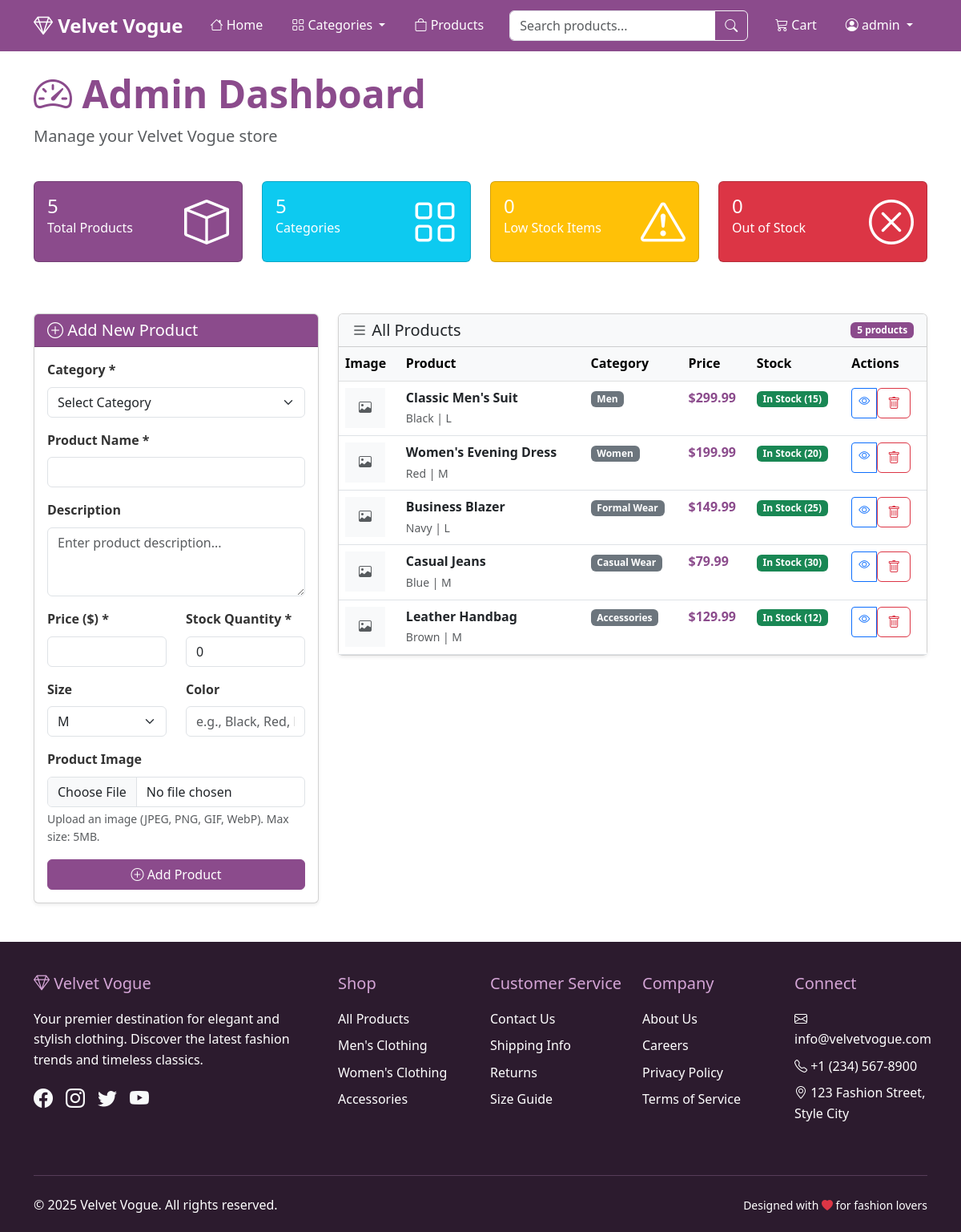
/admin-dashboard.php (signed in), run on the app's committed database.
### tables this page shows
CREATE TABLE products (
    product_id INT AUTO_INCREMENT PRIMARY KEY,
    category_id INT NOT NULL,
    product_name VARCHAR(200) NOT NULL,
    description TEXT,
    price DECIMAL(10, 2) NOT NULL,
    size ENUM('XS', 'S', 'M', 'L', 'XL', 'XXL') DEFAULT 'M',
    color VARCHAR(50),
    image_path VARCHAR(255),
    stock_quantity INT DEFAULT 0,
    created_at TIMESTAMP DEFAULT CURRENT_TIMESTAMP,
    FOREIGN KEY (category_id) REFERENCES categories(category_id) ON DELETE CASCADE
);

CREATE TABLE categories (
    category_id INT AUTO_INCREMENT PRIMARY KEY,
    category_name VARCHAR(100) NOT NULL UNIQUE
);

### includes/products.php (called while the page is built, shortened)
<?php
function getAllProducts($limit = null, $offset = 0)
{
    try {
        $pdo = getDatabaseConnection();
        $sql = "SELECT p.*, c.category_name
                FROM products p
                JOIN categories c ON p.category_id = c.category_id
                ORDER BY p.created_at DESC";
        $stmt = $pdo->query($sql);
        return $stmt->fetchAll();
    } catch (PDOException $e) {
        error_log("Error fetching products: " . $e->getMessage());
        return [];
    }
}
function getAllCategories()
{
    try {
        $pdo = getDatabaseConnection();
        $stmt = $pdo->query("SELECT * FROM categories ORDER BY category_name");
        return $stmt->fetchAll();
    } catch (PDOException $e) {
        error_log("Error fetching categories: " . $e->getMessage());
        return [];
    }
}

### admin-dashboard.php (the view, shortened to what this page needs)
<?php
require_once 'includes/header.php';
require_once 'includes/products.php';
$products = getAllProducts();
$categories = getAllCategories();
$total_products = count($products);
$total_categories = count($categories);
$low_stock_products = array_filter($products, function($p) { return $p['stock_quantity'] <= 5; });
$out_of_stock_products = array_filter($products, function($p) { return $p['stock_quantity'] == 0; });
?>
<div class="container py-4">
    <div class="row mb-4">
        <div class="col-12">
            <h1 class="display-5 fw-bold text-primary-custom">
                <i class="bi bi-speedometer2"></i> Admin Dashboard
            </h1>
            <p class="lead text-muted">Manage your Velvet Vogue store</p>
        </div>
    </div>
    <div class="row mb-5">
        <div class="col-lg-3 col-md-6 mb-3">
            <div class="card bg-primary-custom text-white">
                <div class="card-body">
                    <div class="d-flex justify-content-between">
                        <div>
                            <h4 class="mb-0"><?php echo $total_products; ?></h4>
                            <p class="mb-0">Total Products</p>
                        </div>
                        <div class="align-self-center">
                            <i class="bi bi-box display-4"></i>
                        </div>
                    </div>
                </div>
            </div>
        </div>
        <div class="col-lg-3 col-md-6 mb-3">
            <div class="card bg-info text-white">
                <div class="card-body">
                    <div class="d-flex justify-content-between">
                        <div>
                            <h4 class="mb-0"><?php echo $total_categories; ?></h4>
                            <p class="mb-0">Categories</p>
                        </div>
                        <div class="align-self-center">
                            <i class="bi bi-grid display-4"></i>
                        </div>
                    </div>
                </div>
            </div>
        </div>
        <div class="col-lg-3 col-md-6 mb-3">
            <div class="card bg-warning text-white">
                <div class="card-body">
                    <div class="d-flex justify-content-between">
                        <div>
                            <h4 class="mb-0"><?php echo count($low_stock_products); ?></h4>
                            <p class="mb-0">Low Stock Items</p>
                        </div>
                        <div class="align-self-center">
                            <i class="bi bi-exclamation-triangle display-4"></i>
                        </div>
                    </div>
                </div>
            </div>
        </div>
        <div class="col-lg-3 col-md-6 mb-3">
            <div class="card bg-danger text-white">
                <div class="card-body">
                    <div class="d-flex justify-content-between">
                        <div>
                            <h4 class="mb-0"><?php echo count($out_of_stock_products); ?></h4>
                            <p class="mb-0">Out of Stock</p>
                        </div>
                        <div class="align-self-center">
                            <i class="bi bi-x-circle display-4"></i>
                        </div>
                    </div>
                </div>
            </div>
        </div>
    </div>
    <div class="row">
        <div class="col-lg-4 mb-4">
            <div class="card shadow-sm">
                <div class="card-header bg-primary-custom text-white">
                    <h5 class="mb-0"><i class="bi bi-plus-circle"></i> Add New Product</h5>
                </div>
                <div class="card-body">
                    <form method="POST" enctype="multipart/form-data" class="needs-validation" novalidate>
                        <div class="mb-3">
                            <label for="category_id" class="form-label">Category *</label>
                            <select class="form-select" name="category_id" id="category_id" required>
                                <option value="">Select Category</option>
                            </select>
                        </div>
                        <div class="mb-3">
                            <label for="product_name" class="form-label">Product Name *</label>
                            <input type="text" class="form-control" name="product_name" id="product_name"
                                   value="<?php echo htmlspecialchars($_POST['product_name'] ?? ''); ?>" required>
                        </div>
                        <div class="mb-3">
                            <label for="description" class="form-label">Description</label>
                            <textarea class="form-control" name="description" id="description" rows="3"
                                      placeholder="Enter product description..."><?php echo htmlspecialchars($_POST['description'] ?? ''); ?></textarea>
                        </div>
                        <div class="row">
                            <div class="col-6 mb-3">
                                <label for="price" class="form-label">Price ($) *</label>
                                <input type="number" class="form-control" name="price" id="price"
                                       value="<?php echo htmlspecialchars($_POST['price'] ?? ''); ?>"
                                       step="0.01" min="0" required>
                            </div>
                            <div class="col-6 mb-3">
                                <label for="stock_quantity" class="form-label">Stock Quantity *</label>
                                <input type="number" class="form-control" name="stock_quantity" id="stock_quantity"
                                       value="<?php echo htmlspecialchars($_POST['stock_quantity'] ?? '0'); ?>"
                                       min="0" required>
                            </div>
                        </div>
                        <div class="row">
                            <div class="col-6 mb-3">
                                <label for="size" class="form-label">Size</label>
                                <select class="form-select" name="size" id="size">
                                    <option value="M" <?php echo (($_POST['size'] ?? 'M') === 'M') ? 'selected' : ''; ?>>M</option>
                                </select>
                            </div>
                            <div class="col-6 mb-3">
                                <label for="color" class="form-label">Color</label>
                                <input type="text" class="form-control" name="color" id="color"
                                       value="<?php echo htmlspecialchars($_POST['color'] ?? ''); ?>"
                                       placeholder="e.g., Black, Red, Blue">
                            </div>
                        </div>
                        <div class="mb-3">
                            <label for="product_image" class="form-label">Product Image</label>
                            <input type="file" class="form-control" name="product_image" id="product_image"
                                   accept="image/*">
                            <div class="form-text">Upload an image (JPEG, PNG, GIF, WebP). Max size: 5MB.</div>
                        </div>
                        <div class="d-grid">
                            <button type="submit" class="btn btn-primary-custom">
                                <i class="bi bi-plus-circle"></i> Add Product
                            </button>
                        </div>
                    </form>
                </div>
            </div>
        </div>
        <div class="col-lg-8">
            <div class="card shadow-sm">
                <div class="card-header bg-light d-flex justify-content-between align-items-center">
                    <h5 class="mb-0"><i class="bi bi-list"></i> All Products</h5>
                    <span class="badge bg-primary-custom"><?php echo $total_products; ?> products</span>
                </div>
                <div class="card-body p-0">
                    <?php if (!empty($products)): ?>
                        <div class="table-responsive">
                            <table class="table table-hover mb-0">
                                <thead class="table-light">
                                    <tr>
                                        <th>Image</th>
                                        <th>Product</th>
                                        <th>Category</th>
                                        <th>Price</th>
                                        <th>Stock</th>
                                        <th>Actions</th>
                                    </tr>
                                </thead>
                                <tbody>
                                    <?php foreach ($products as $product): ?>
                                        <tr>
                                            <td>
                                                <?php if ($product['image_path'] && file_exists('uploads/' . $product['image_path'])): ?>
                                                    <img src="uploads/<?php echo htmlspecialchars($product['image_path']); ?>"
                                                         class="img-thumbnail" style="width: 50px; height: 50px; object-fit: cover;"
                                                         alt="<?php echo htmlspecialchars($product['product_name']); ?>">
                                                <?php else: ?>
                                                    <div class="bg-light d-flex align-items-center justify-content-center"
                                                         style="width: 50px; height: 50px;">
                                                        <i class="bi bi-image text-muted"></i>
                                                    </div>
                                                <?php endif; ?>
                                            </td>
                                            <td>
                                                <strong><?php echo htmlspecialchars($product['product_name']); ?></strong><br>
                                                <small class="text-muted">
                                                    <?php echo htmlspecialchars($product['color']); ?> |
                                                    <?php echo htmlspecialchars($product['size']); ?>
                                                </small>
                                            </td>
                                            <td>
                                                <span class="badge bg-secondary">
                                                    <?php echo htmlspecialchars($product['category_name']); ?>
                                                </span>
                                            </td>
                                            <td>
                                                <strong class="text-primary-custom">
                                                    $<?php echo number_format($product['price'], 2); ?>
                                                </strong>
                                            </td>
                                            <td>
                                                <?php if ($product['stock_quantity'] == 0): ?>
                                                    <span class="badge bg-danger">Out of Stock</span>
                                                <?php elseif ($product['stock_quantity'] <= 5): ?>
                                                    <span class="badge bg-warning text-dark">
                                                        Low Stock (<?php echo $product['stock_quantity']; ?>)
                                                    </span>
                                                <?php else: ?>
                                                    <span class="badge bg-success">
                                                        In Stock (<?php echo $product['stock_quantity']; ?>)
                                                    </span>
                                                <?php endif; ?>
                                            </td>
                                            <td>
                                                <div class="btn-group btn-group-sm">
                                                    <a href="product-detail.php?id=<?php echo $product['product_id']; ?>"
                                                       class="btn btn-outline-primary" target="_blank">
                                                        <i class="bi bi-eye"></i>
                                                    </a>
                                                    <form method="POST" class="d-inline"
                                                          onsubmit="return confirm('Are you sure you want to delete this product?')">
                                                        <button type="submit" class="btn btn-outline-danger">
                                                            <i class="bi bi-trash"></i>
                                                        </button>
                                                    </form>
                                                </div>
                                            </td>
                                        </tr>
                                    <?php endforeach; ?>
                                </tbody>
                            </table>
                        </div>
                    <?php endif; ?>
                </div>
            </div>
        </div>
    </div>
</div>
<?php require_once 'includes/footer.php'; ?>

### css/style.css (style rules this page uses)
:root { --primary-color: #8B4B8C; --secondary-color: #D4A5D6; --accent-color: #F8E8F9; --dark-color: #2C1B2E; --light-color: #FFFFFF; --text-color: #333333; --border-color: #E0E0E0; --success-color: #28a745; --danger-color: #dc3545; --warning-color: #ffc107; }
body { font-family: 'Segoe UI', Tahoma, Geneva, Verdana, sans-serif; color: var(--text-color); line-height: 1.6; }
.bg-primary-custom { background-color: var(--primary-color) !important; }
.text-primary-custom { color: var(--primary-color) !important; }
.btn-primary-custom { background-color: var(--primary-color); border-color: var(--primary-color); color: var(--light-color); }
.form-label { font-weight: 600; color: var(--text-color); }

### data on the page
products: product_name "Classic Men's Suit", color "Black", size "L", category.category_name "Men", price "299.99", stock_quantity "15"
products: product_name "Women's Evening Dress", color "Red", size "M", category.category_name "Women", price "199.99", stock_quantity "20"
products: product_name "Business Blazer", color "Navy", size "L", category.category_name "Formal Wear", price "149.99", stock_quantity "25"
products: product_name "Casual Jeans", color "Blue", size "M", category.category_name "Casual Wear", price "79.99", stock_quantity "30"
products: product_name "Leather Handbag", color "Brown", size "M", category.category_name "Accessories", price "129.99", stock_quantity "12"

### other printed values
$currentUser['username'] "admin"
$total_products "5"
$total_categories "5"
count($low_stock_products) "0"
count($out_of_stock_products) "0"
